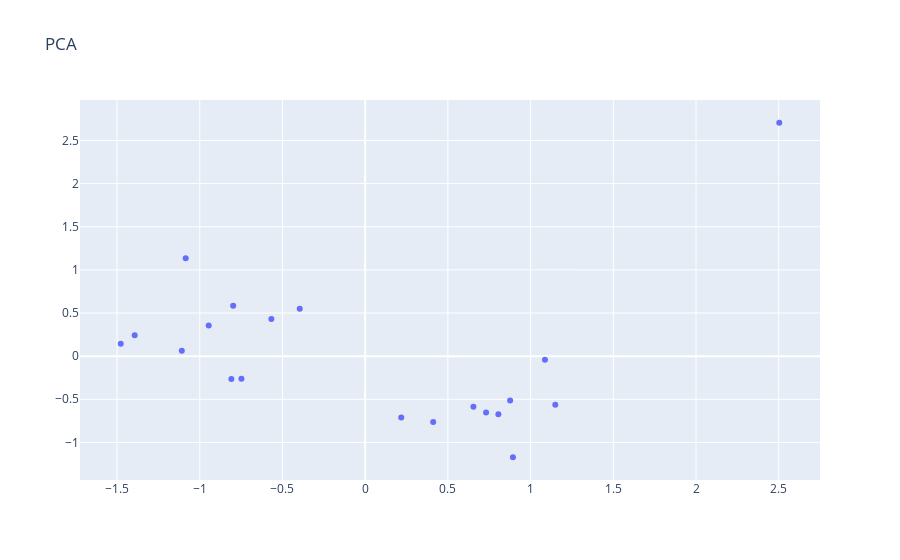

The notebook cell this image was saved under:
### Code cell
pca = PCA(n_components=2)

result = pca.fit_transform(matrix)
result = pd.DataFrame(result)
result.columns = ['X', 'Y']
result['Palabra'] = matrix.index.values


trace = go.Scatter(x=result['X'].values,
                   y=result['Y'].values,
                   text=result['Palabra'].values,
                   mode='markers') 

layout = go.Layout(title="PCA")

fig = go.Figure(data=trace, layout=layout)
iplot(fig)

### Figure 1 — Plotly figure (JSON) as saved in the notebook; plotly's stock layout.template omitted (floating-point values rounded to 4 significant figures)
{"data": [{"mode": "markers", "text": ["familiares", "padre", "aparte", "parte", "comida", "alegría", "madre", "biblia", "daría", "matarte", "partes", "amarte", "amistad", "contarte", "enseñarte", "alegrías", "tocarte", "formar", "cla", "marte"], "type": "scatter", "x": [0.8052, 0.8762, -0.7981, -0.9458, 1.149, 0.8933, 0.6543, 1.087, 0.2181, -0.3957, -0.5672, -1.478, 0.411, -1.109, -0.8088, 0.7307, -1.393, -0.7481, 2.503, -1.085], "y": [-0.6734, -0.5155, 0.5847, 0.3549, -0.5644, -1.172, -0.5858, -0.04238, -0.7106, 0.5484, 0.4307, 0.1449, -0.7644, 0.06136, -0.2641, -0.6535, 0.2422, -0.2624, 2.705, 1.136]}], "layout": {"title": {"text": "PCA"}}}
